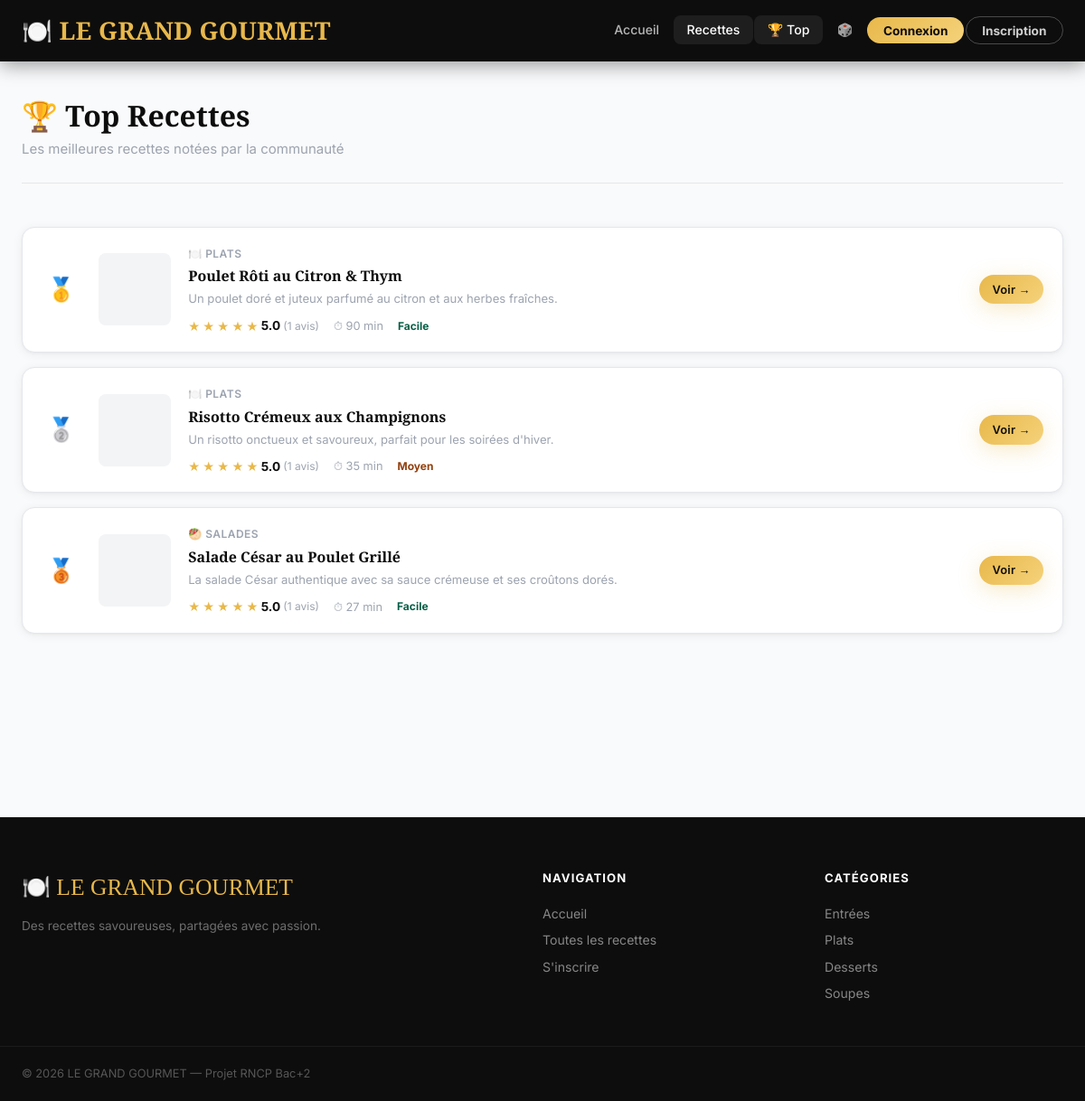
Screenshot of /top-recettes.php with the database file from the repository.
### tables this page shows
CREATE TABLE recettes (
  id                 INT          AUTO_INCREMENT PRIMARY KEY,
  titre              VARCHAR(200) NOT NULL,
  slug               VARCHAR(200) NOT NULL UNIQUE,
  description        TEXT,
  instructions       TEXT         NOT NULL,
  temps_preparation  INT          NOT NULL DEFAULT 0 COMMENT 'en minutes',
  temps_cuisson      INT          NOT NULL DEFAULT 0 COMMENT 'en minutes',
  difficulte         ENUM('Facile', 'Moyen', 'Difficile') NOT NULL DEFAULT 'Moyen',
  nb_personnes       INT          NOT NULL DEFAULT 4,
  image              VARCHAR(255),
  est_publiee        TINYINT(1)   NOT NULL DEFAULT 1,
  vues               INT          NOT NULL DEFAULT 0,
  categorie_id       INT          NOT NULL,
  auteur_id          INT          NOT NULL,
  date_creation      DATETIME     NOT NULL DEFAULT CURRENT_TIMESTAMP,
  CONSTRAINT fk_recette_categorie
    FOREIGN KEY (categorie_id) REFERENCES categories(id)
    ON DELETE RESTRICT ON UPDATE CASCADE,
  CONSTRAINT fk_recette_auteur
    FOREIGN KEY (auteur_id) REFERENCES utilisateurs(id)
    ON DELETE RESTRICT ON UPDATE CASCADE
);

CREATE TABLE categories (
  id        INT          AUTO_INCREMENT PRIMARY KEY,
  nom       VARCHAR(100) NOT NULL,
  slug      VARCHAR(100) NOT NULL UNIQUE,
  icone     VARCHAR(10),
  couleur   VARCHAR(7),
  image     VARCHAR(255)
);

### fonctions.php (called while the page is built, shortened)
<?php
function url($page = '')
{
    if ($page === '') {
        return BASE_URL . '/';
    }
    $pos = strpos($page, '?');
    if ($pos === false) {
        return BASE_URL . '/' . $page . '.php';
    }
    $nom    = substr($page, 0, $pos);
    $params = substr($page, $pos);
    return BASE_URL . '/' . $nom . '.php' . $params;
}
function recipeImage($path)
{
    if (substr($path, 0, 4) === 'http') {
        return $path;
    }
    return asset('uploads/' . ltrim($path, '/'));
}
function e($value)
{
    return htmlspecialchars($value, ENT_QUOTES | ENT_HTML5, 'UTF-8');
}
function getTopRecettes($pdo, $limit = 10)
{
    $sql = "SELECT r.*, c.nom AS cat_nom, c.slug AS cat_slug, c.icone AS cat_icone,
                   u.pseudo AS auteur,
                   COALESCE(AVG(n.valeur), 0) AS note_moy,
                   COUNT(DISTINCT n.utilisateur_id) AS nb_notes,
                   (r.temps_preparation + r.temps_cuisson) AS duree_totale
            FROM recettes r
            JOIN categories  c ON c.id = r.categorie_id
            JOIN utilisateurs u ON u.id = r.auteur_id
            LEFT JOIN notes   n ON n.recette_id = r.id
            WHERE r.est_publiee = 1
            GROUP BY r.id
            HAVING nb_notes > 0
            ORDER BY note_moy DESC, nb_notes DESC
            LIMIT ?";
    $stmt = $pdo->prepare($sql);
    $stmt->execute([$limit]);
    return $stmt->fetchAll();
}

### top-recettes.php (the view, shortened to what this page needs)
<?php
require_once __DIR__ . '/database.php';
require_once __DIR__ . '/fonctions.php';
$recettes = getTopRecettes($pdo, 10);
include __DIR__ . '/header.php';
?>
<div class="container">
  <div class="page-header">
    <h1>🏆 Top Recettes</h1>
    <p>Les meilleures recettes notées par la communauté</p>
  </div>
  <?php if (empty($recettes)): ?>
  <div class="empty-state">
    <p>😕 Pas encore de recettes notées. Soyez le premier !</p>
    <a href="<?= url('recettes') ?>" class="btn btn-primary">Voir les recettes</a>
  </div>
  <?php else: ?>
  <div class="top-recettes-list">
    <?php foreach ($recettes as $i => $r): ?>
    <div class="top-card anim anim-up anim-delay-<?= min($i + 1, 6) ?>">
      <div class="top-rank"><?= $i === 0 ? '🥇' : ($i === 1 ? '🥈' : ($i === 2 ? '🥉' : '#' . ($i + 1))) ?></div>
      <div class="top-img" style="background-image: url('<?= recipeImage($r['image']) ?>')"></div>
      <div class="top-info">
        <span class="top-cat"><?= e($r['cat_icone']) ?> <?= e($r['cat_nom']) ?></span>
        <h3><a href="<?= url('recette?slug=' . e($r['slug'])) ?>"><?= e($r['titre']) ?></a></h3>
        <p><?= e($r['description']) ?></p>
        <div class="top-meta">
          <span class="top-stars">
            <?php for ($s = 1; $s <= 5; $s++): ?>
            <span style="color: <?= $s <= round($r['note_moy']) ? '#E8B84B' : '#ddd' ?>">★</span>
            <?php endfor; ?>
            <strong><?= number_format($r['note_moy'], 1) ?></strong>
            <small>(<?= (int)$r['nb_notes'] ?> avis)</small>
          </span>
          <span>⏱ <?= (int)$r['duree_totale'] ?> min</span>
          <span class="difficulty difficulty-<?= strtolower($r['difficulte']) ?>"><?= e($r['difficulte']) ?></span>
        </div>
      </div>
      <a href="<?= url('recette?slug=' . e($r['slug'])) ?>" class="btn btn-primary btn-sm">Voir →</a>
    </div>
    <?php endforeach; ?>
  </div>
  <?php endif; ?>
</div>
<?php include __DIR__ . '/footer.php'; ?>

### assets/css/style.css (style rules this page uses)
*, *::before, *::after { box-sizing: border-box; margin: 0; padding: 0; }
:root { --black: #0D0D0D; --black2: #1A1A1A; --black3: #242424; --gold: #E8B84B; --gold-light: #F5D27A; --gold-dark: #C49A30; --emerald: #10B981; --emerald-dark: #059669; --white: #FFFFFF; --off-white: #F9FAFB; --gray-light: #F3F4F6; --gray: #9CA3AF; --gray-dark: #4B5563; --text: #111827; --border: #E5E7EB; --border-dark: rgba(255,255,255,.08); --shadow-sm: 0 1px 3px rgba(0,0,0,.08); --shadow-md: 0 4px 16px rgba(0,0,0,.10); --shadow-lg: 0 12px 40px rgba(0,0,0,.14); --shadow-gold: 0 6px 24px rgba(232,184,75,.30); --shadow-card: 0 2px 12px rgba(0,0,0,.06), 0 1px 3px rgba(0,0,0,.04); --radius-xs: 4px; --radius-sm: 8px; --radius: 14px; --radius-lg: 20px; --radius-pill: 999px; --font-heading: 'Playfair Display', Georgia, serif; --font-body: 'Inter', system-ui, sans-serif; --navbar-h: 68px; --grad-gold: linear-gradient(135deg, #E8B84B 0%, #F5D27A 100%); --grad-dark: linear-gradient(160deg, #0D0D0D 0%, #1A1A1A 100%); --grad-hero: linear-gradient(160deg, rgba(13,13,13,.95) 0%, rgba(36,36,36,.75) 100%); --grad-emerald: linear-gradient(135deg, #10B981 0%, #059669 100%); }
html { scroll-behavior: smooth; }
body { font-family: var(--font-body); background: var(--off-white); color: var(--text); font-size: 15px; line-height: 1.65; min-height: 100vh; display: flex; flex-direction: column; }
h1,h2,h3 { font-family: var(--font-heading); line-height: 1.25; color: var(--black); }
a { color: var(--gold-dark); text-decoration: none; transition: color .2s; }
.container { max-width: 1200px; margin: 0 auto; padding: 0 24px; }
.btn { display: inline-flex; align-items: center; gap: .45rem; padding: .65rem 1.6rem; font-family: var(--font-body); font-size: .88rem; font-weight: 600; cursor: pointer; border: none; border-radius: var(--radius-pill); transition: all .25s ease; text-decoration: none !important; letter-spacing: .02em; }
.btn-primary { background: var(--grad-gold); color: var(--black); box-shadow: var(--shadow-gold); }
.btn-sm { padding: .35rem .9rem; font-size: .8rem; }
.difficulty { font-weight: 700; padding: .15rem 0; border-radius: var(--radius-xs); font-size: .75rem; }
.difficulty-facile { background: transparent; color: #065F46; }
.difficulty-moyen { background: transparent; color: #92400E; }
.page-header { padding: 2.5rem 0 1.5rem; border-bottom: 1px solid var(--border); margin-bottom: 2rem; }
.page-header h1 { font-size: 2rem; color: var(--black); }
.page-header p { color: var(--gray); margin-top: .3rem; }

### assets/css/animations.css (style rules this page uses)
.anim { opacity: 0; transition: opacity .6s ease, transform .6s ease; }
.anim.anim-up { transform: translateY(30px); }
.anim.visible { opacity: 1 !important; transform: none !important; }
.anim-delay-1 { transition-delay: .1s; }
.anim-delay-2 { transition-delay: .2s; }
.anim-delay-3 { transition-delay: .3s; }
.btn { position: relative; overflow: hidden; }

### top-recettes.php (style rules this page uses)
.top-recettes-list { display: flex; flex-direction: column; gap: 1rem; padding: 1rem 0 3rem; }
.top-card { display: flex; align-items: center; gap: 1.2rem; background: #fff; border: 1px solid var(--border); border-radius: var(--radius); padding: 1rem 1.3rem; box-shadow: var(--shadow-card); transition: all .25s ease; }
.top-rank { font-size: 1.6rem; min-width: 44px; text-align: center; font-weight: 700; color: var(--gold-dark); }
.top-img { width: 80px; height: 80px; border-radius: var(--radius-sm); background-size: cover; background-position: center; background-color: var(--gray-light); flex-shrink: 0; }
.top-info { flex: 1; }
.top-cat { font-size: .75rem; color: var(--gray); font-weight: 600; text-transform: uppercase; letter-spacing: .04em; }
.top-info h3 { font-size: 1rem; margin: .2rem 0 .3rem; }
.top-info h3 a { color: var(--black); }
.top-info p { font-size: .82rem; color: var(--gray); display: -webkit-box; -webkit-line-clamp: 1; -webkit-box-orient: vertical; overflow: hidden; }
.top-meta { display: flex; gap: 1rem; margin-top: .4rem; font-size: .8rem; color: var(--gray); align-items: center; flex-wrap: wrap; }
.top-stars { display: flex; align-items: center; gap: .2rem; font-size: .9rem; }
.top-stars strong { color: var(--black); font-size: .85rem; }

### rows the page displays
recettes: categorie.icone "🍽️", categorie.nom "PLATS", titre "Poulet Rôti au Citron & Thym", description "Un poulet doré et juteux parfumé au citron et aux herbes fraîches.", note_moy "5.0", nb_notes "1", duree_totale "90", difficulte "Facile"
recettes: categorie.icone "🍽️", categorie.nom "PLATS", titre "Risotto Crémeux aux Champignons", description "Un risotto onctueux et savoureux, parfait pour les soirées d'hiver.", note_moy "5.0", nb_notes "1", duree_totale "35", difficulte "Moyen"
recettes: categorie.icone "🥙", categorie.nom "SALADES", titre "Salade César au Poulet Grillé", description "La salade César authentique avec sa sauce crémeuse et ses croûtons dorés.", note_moy "5.0", nb_notes "1", duree_totale "27", difficulte "Facile"
